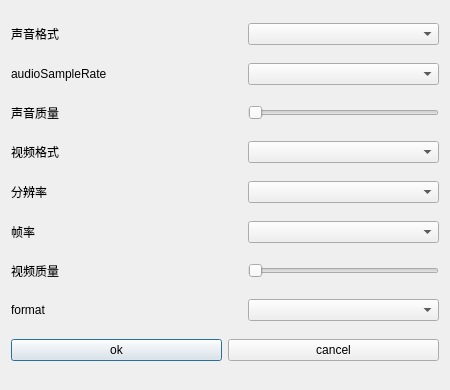
<?xml version="1.0" encoding="UTF-8"?>
<ui version="4.0">
 <class>settingDialog</class>
 <widget class="QDialog" name="settingDialog">
  <property name="geometry">
   <rect>
    <x>0</x>
    <y>0</y>
    <width>450</width>
    <height>390</height>
   </rect>
  </property>
  <property name="windowTitle">
   <string>Dialog</string>
  </property>
  <layout class="QVBoxLayout" name="verticalLayout">
   <item>
    <layout class="QHBoxLayout" name="horizontalLayout_3" stretch="1,0,1">
     <item>
      <widget class="QLabel" name="label">
       <property name="text">
        <string>声音格式</string>
       </property>
      </widget>
     </item>
     <item>
      <spacer name="horizontalSpacer">
       <property name="orientation">
        <enum>Qt::Horizontal</enum>
       </property>
       <property name="sizeHint" stdset="0">
        <size>
         <width>40</width>
         <height>20</height>
        </size>
       </property>
      </spacer>
     </item>
     <item>
      <widget class="QComboBox" name="audiocodecBox">
       <property name="maximumSize">
        <size>
         <width>200</width>
         <height>16777215</height>
        </size>
       </property>
      </widget>
     </item>
    </layout>
   </item>
   <item>
    <layout class="QHBoxLayout" name="horizontalLayout_2" stretch="1,0,1">
     <item>
      <widget class="QLabel" name="audioSampleRateLabel">
       <property name="text">
        <string>audioSampleRate</string>
       </property>
      </widget>
     </item>
     <item>
      <spacer name="horizontalSpacer_2">
       <property name="orientation">
        <enum>Qt::Horizontal</enum>
       </property>
       <property name="sizeHint" stdset="0">
        <size>
         <width>40</width>
         <height>20</height>
        </size>
       </property>
      </spacer>
     </item>
     <item>
      <widget class="QComboBox" name="audioSampleRateBox">
       <property name="maximumSize">
        <size>
         <width>200</width>
         <height>16777215</height>
        </size>
       </property>
      </widget>
     </item>
    </layout>
   </item>
   <item>
    <layout class="QHBoxLayout" name="horizontalLayout_7" stretch="1,0,1">
     <item>
      <widget class="QLabel" name="label_6">
       <property name="text">
        <string>声音质量</string>
       </property>
      </widget>
     </item>
     <item>
      <spacer name="horizontalSpacer_3">
       <property name="orientation">
        <enum>Qt::Horizontal</enum>
       </property>
       <property name="sizeHint" stdset="0">
        <size>
         <width>40</width>
         <height>20</height>
        </size>
       </property>
      </spacer>
     </item>
     <item>
      <widget class="QSlider" name="audioQualitySlider">
       <property name="maximumSize">
        <size>
         <width>200</width>
         <height>16777215</height>
        </size>
       </property>
       <property name="orientation">
        <enum>Qt::Horizontal</enum>
       </property>
      </widget>
     </item>
    </layout>
   </item>
   <item>
    <layout class="QHBoxLayout" name="horizontalLayout_4" stretch="1,0,1">
     <item>
      <widget class="QLabel" name="label_2">
       <property name="text">
        <string>视频格式</string>
       </property>
      </widget>
     </item>
     <item>
      <spacer name="horizontalSpacer_4">
       <property name="orientation">
        <enum>Qt::Horizontal</enum>
       </property>
       <property name="sizeHint" stdset="0">
        <size>
         <width>40</width>
         <height>20</height>
        </size>
       </property>
      </spacer>
     </item>
     <item>
      <widget class="QComboBox" name="videocodecBox">
       <property name="maximumSize">
        <size>
         <width>200</width>
         <height>16777215</height>
        </size>
       </property>
      </widget>
     </item>
    </layout>
   </item>
   <item>
    <layout class="QHBoxLayout" name="horizontalLayout" stretch="1,0,1">
     <item>
      <widget class="QLabel" name="label_5">
       <property name="text">
        <string>分辨率</string>
       </property>
      </widget>
     </item>
     <item>
      <spacer name="horizontalSpacer_5">
       <property name="orientation">
        <enum>Qt::Horizontal</enum>
       </property>
       <property name="sizeHint" stdset="0">
        <size>
         <width>40</width>
         <height>20</height>
        </size>
       </property>
      </spacer>
     </item>
     <item>
      <widget class="QComboBox" name="videoResolutionBox">
       <property name="maximumSize">
        <size>
         <width>200</width>
         <height>16777215</height>
        </size>
       </property>
      </widget>
     </item>
    </layout>
   </item>
   <item>
    <layout class="QHBoxLayout" name="horizontalLayout_5" stretch="1,0,1">
     <item>
      <widget class="QLabel" name="label_3">
       <property name="text">
        <string>帧率</string>
       </property>
      </widget>
     </item>
     <item>
      <spacer name="horizontalSpacer_6">
       <property name="orientation">
        <enum>Qt::Horizontal</enum>
       </property>
       <property name="sizeHint" stdset="0">
        <size>
         <width>40</width>
         <height>20</height>
        </size>
       </property>
      </spacer>
     </item>
     <item>
      <widget class="QComboBox" name="supportedFrameRatesBox">
       <property name="maximumSize">
        <size>
         <width>200</width>
         <height>16777215</height>
        </size>
       </property>
      </widget>
     </item>
    </layout>
   </item>
   <item>
    <layout class="QHBoxLayout" name="horizontalLayout_6" stretch="1,0,1">
     <item>
      <widget class="QLabel" name="label_7">
       <property name="text">
        <string>视频质量</string>
       </property>
      </widget>
     </item>
     <item>
      <spacer name="horizontalSpacer_7">
       <property name="orientation">
        <enum>Qt::Horizontal</enum>
       </property>
       <property name="sizeHint" stdset="0">
        <size>
         <width>40</width>
         <height>20</height>
        </size>
       </property>
      </spacer>
     </item>
     <item>
      <widget class="QSlider" name="videoQualitySlider">
       <property name="maximumSize">
        <size>
         <width>200</width>
         <height>16777215</height>
        </size>
       </property>
       <property name="orientation">
        <enum>Qt::Horizontal</enum>
       </property>
      </widget>
     </item>
    </layout>
   </item>
   <item>
    <layout class="QHBoxLayout" name="horizontalLayout_9" stretch="1,0,1">
     <item>
      <widget class="QLabel" name="formatLabel">
       <property name="text">
        <string>format</string>
       </property>
      </widget>
     </item>
     <item>
      <spacer name="horizontalSpacer_8">
       <property name="orientation">
        <enum>Qt::Horizontal</enum>
       </property>
       <property name="sizeHint" stdset="0">
        <size>
         <width>40</width>
         <height>20</height>
        </size>
       </property>
      </spacer>
     </item>
     <item>
      <widget class="QComboBox" name="formatBox">
       <property name="maximumSize">
        <size>
         <width>200</width>
         <height>16777215</height>
        </size>
       </property>
      </widget>
     </item>
    </layout>
   </item>
   <item>
    <layout class="QHBoxLayout" name="horizontalLayout_8" stretch="1,1">
     <item>
      <widget class="QPushButton" name="okBtn">
       <property name="text">
        <string>ok</string>
       </property>
      </widget>
     </item>
     <item>
      <widget class="QPushButton" name="cancelBtn">
       <property name="text">
        <string>cancel</string>
       </property>
      </widget>
     </item>
    </layout>
   </item>
  </layout>
 </widget>
 <resources/>
 <connections/>
</ui>
